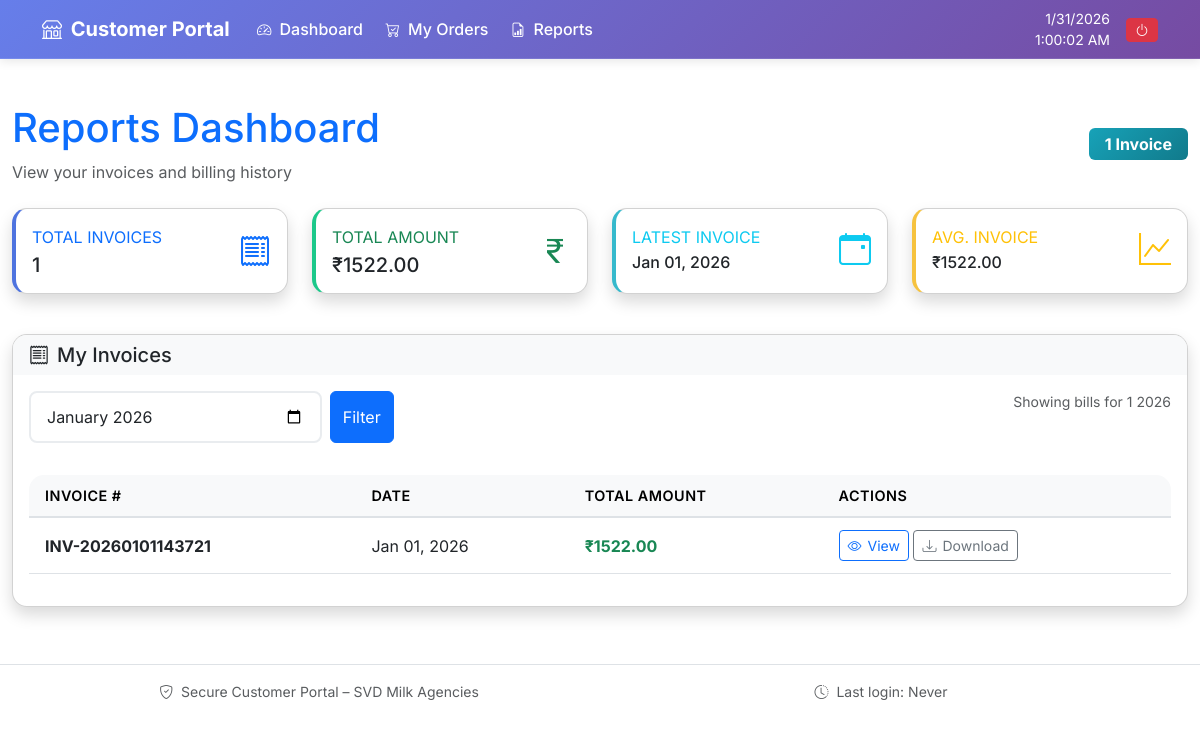
Page /customer/reports/ (signed in) on the earlier database version.
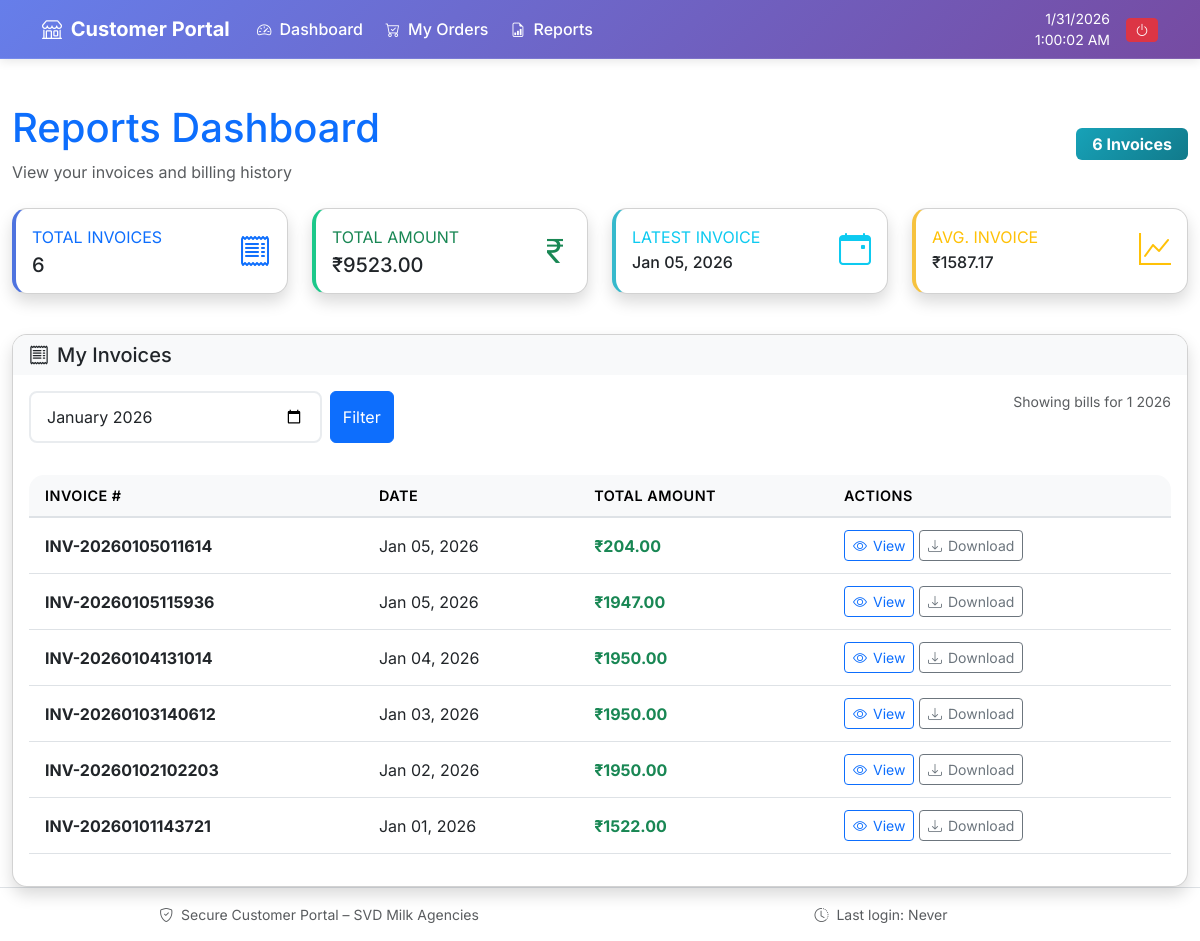
Same page on the later database version.
### milk_agency/models.py (models this page shows, shortened)
class Bill(models.Model):
    customer = models.ForeignKey(Customer, on_delete=models.SET_NULL, null=True, blank=True, related_name='bills')
    invoice_number = models.CharField(max_length=50, unique=True)
    invoice_date = models.DateField(default=timezone.now)
    total_amount = models.DecimalField(max_digits=12, decimal_places=2)
    op_due_amount = models.DecimalField(max_digits=12, decimal_places=2, default=0)
    last_paid = models.DecimalField(max_digits=12, decimal_places=2, default=0, help_text="Last paid amount for this bill")
    profit = models.DecimalField(max_digits=12, decimal_places=2, default=0, help_text="Total profit from this bill")
    commission_deducted = models.DecimalField(max_digits=12, decimal_places=2, default=0, help_text="Commission amount deducted from this bill")
    commission_month = models.IntegerField(null=True, blank=True, help_text="Month for which commission was deducted")
    commission_year = models.IntegerField(null=True, blank=True, help_text="Year for which commission was deducted")
    created_at = models.DateTimeField(auto_now_add=True, null=True, blank=True)

### customer_portal/views.py (the view)
# urls.py: path('reports/', views.reports_dashboard, name='reports_dashboard'),
@never_cache
@login_required
def reports_dashboard(request):
    selected_month = request.GET.get('date', timezone.now().strftime('%Y-%m'))
    try:
        year, month = map(int, selected_month.split('-'))
    except (ValueError, AttributeError):
        year = timezone.now().year
        month = timezone.now().month
    bills = Bill.objects.filter(
        customer=request.user,
        invoice_date__year=year,
        invoice_date__month=month
    ).select_related('customer').order_by('-invoice_date')
    total_amount = sum(bill.total_amount for bill in bills) if bills else 0
    average_amount = total_amount / len(bills) if bills else 0
    context = {
        'bills': bills,
        'selected_date': selected_month,
        'current_year': year,
        'current_month': month,
        'total_amount': total_amount,
        'average_amount': average_amount
    }
    return render(request, 'customer_portal/reports_dashboard.html', context)

### customer_portal/authentication.py (called while the page is built)
    def get_user(self, user_id):
        try:
            return Customer.objects.get(pk=user_id)
        except Customer.DoesNotExist:
            return None

### templates/customer_portal/reports_dashboard.html (shortened to what the changed rows need)
﻿{% extends 'customer_portal/base.html' %}
{% load static %}
{% block extra_css %}
<link rel="stylesheet" href="{% static 'css/common.css' %}">
{% endblock %}
{% block content %}
<div class="container-fluid mt-4" style="margin-top: 70px !important;">
    <div class="row mb-4">
        <div class="col-12">
            <div class="d-flex justify-content-between align-items-center">
                <div>
                    <h1 class="text-primary mb-2">Reports Dashboard</h1>
                </div>
                <div class="text-end">
                    <div class="badge bg-info fs-6 px-3 py-2">
                        {{ bills|length }} Invoice{{ bills|length|pluralize }}
                    </div>
                </div>
            </div>
        </div>
    </div>
    <div class="row mt-4">
    <div class="col-xl-3 col-lg-6 col-md-6 col-sm-12 mb-3">
        <div class="card border-left-primary shadow h-100">
            <div class="card-body">
                <div class="row align-items-center">
                    <div class="col-8">
                        <div class="text-xs font-weight-bold text-primary text-uppercase mb-1">Total Invoices</div>
                        <div class="h5 mb-0 font-weight-bold text-gray-800">{{ bills|length }}</div>
                    </div>
                </div>
            </div>
        </div>
    </div>
    <div class="col-xl-3 col-lg-6 col-md-6 col-sm-12 mb-3">
        <div class="card border-left-success shadow h-100">
            <div class="card-body">
                <div class="row align-items-center">
                    <div class="col-8">
                        <div class="text-xs font-weight-bold text-success text-uppercase mb-1">Total Amount</div>
                        <div class="h5 mb-0 font-weight-bold text-gray-800">
                            ₹{{ total_amount|floatformat:2 }}
                        </div>
                    </div>
                </div>
            </div>
        </div>
    </div>
    <div class="col-xl-3 col-lg-6 col-md-6 col-sm-12 mb-3">
        <div class="card border-left-info shadow h-100">
            <div class="card-body">
                <div class="row align-items-center">
                    <div class="col-8">
                        <div class="text-xs font-weight-bold text-info text-uppercase mb-1">Latest Invoice</div>
                        <div class="h6 mb-0 font-weight-bold text-gray-800">
                            {{ bills.0.invoice_date|date:"M d, Y" }}
                        </div>
                    </div>
                </div>
            </div>
        </div>
    </div>
    <div class="col-xl-3 col-lg-6 col-md-6 col-sm-12 mb-3">
        <div class="card border-left-warning shadow h-100">
            <div class="card-body">
                <div class="row align-items-center">
                    <div class="col-8">
                        <div class="text-xs font-weight-bold text-warning text-uppercase mb-1">Avg. Invoice</div>
                        <div class="h6 mb-0 font-weight-bold text-gray-800">
                            ₹{{ average_amount|floatformat:2 }}
                        </div>
                    </div>
                </div>
            </div>
        </div>
    </div>
</div>
    <div class="card shadow mt-4">
        <div class="card-body">
            <div class="desktop-layout">
                {% if bills %}
                <div class="table-responsive">
                    <table class="table table-hover">
                        <thead class="table-light">
                            <tr>
                                <th>Invoice #</th>
                                <th>Date</th>
                                <th>Total Amount</th>
                                <th>Actions</th>
                            </tr>
                        </thead>
                        <tbody>
                        {% for bill in bills %}
                            <tr>
                                <td><strong>{{ bill.invoice_number }}</strong></td>
                                <td>{{ bill.invoice_date|date:"M d, Y" }}</td>
                                <td class="text-success fw-bold">₹{{ bill.total_amount|floatformat:2 }}</td>
                                <td>
                                    <a href="{% url 'customer_portal:bill_details' bill.id %}"
                                       class="btn btn-outline-primary btn-sm btn-desktop">
                                        <i class="bi bi-eye"></i>
                                        <span>View</span>
                                    </a>
                                    <button onclick="downloadInvoice({{ bill.id }})"
                                            class="btn btn-outline-secondary btn-sm btn-desktop">
                                        <i class="bi bi-download"></i>
                                        <span>Download</span>
                                    </button>
                                </td>
                            </tr>
                        {% endfor %}
                        </tbody>
                    </table>
                </div>
                {% else %}
                    {% include 'customer_portal/no_invoices.html' %}
                {% endif %}
            </div>
        </div>
    </div>
</div>
{% endblock %}

Differences in the rows shown:
added Bill: invoice_date "Jan 05, 2026", invoice_number "INV-20260105011614", total_amount "204.00"
added Bill: invoice_number "INV-20260105115936", invoice_date "Jan 05, 2026", total_amount "1947.00"
added Bill: invoice_number "INV-20260104131014", invoice_date "Jan 04, 2026", total_amount "1950.00"
added Bill: invoice_number "INV-20260103140612", invoice_date "Jan 03, 2026", total_amount "1950.00"
added Bill: invoice_number "INV-20260102102203", invoice_date "Jan 02, 2026", total_amount "1950.00"
Other differences:
{{ bills|length }}: "1" → "6"
{{ total_amount|floatformat:2 }}: "1522.00" → "9523.00"
{{ average_amount|floatformat:2 }}: "1522.00" → "1587.17"
{{ bills.0.invoice_date|date:"M d, Y" }}: "Jan 01, 2026" → "Jan 05, 2026"
